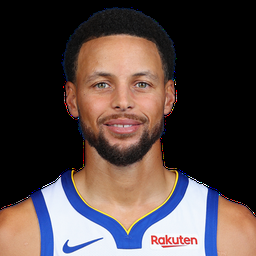
#> input picture Sem-5/FCV/steph.png, 256 x 256 px, shrunk from 400 x 400 before the run, given in place of steph.jpg, which was not available
$ jupyter execute --allow-errors cvlabfull.ipynb
#> lines starting #> are read from the running program, lines starting #| are printed output that depends on the picture; after the words box and inside, x2 and y2 are one past the last pixel; in counts of white or black regions, pixels touching at a corner belong together; pictures that were not available may be replaced by others from this repository, and a replacement may not be noted
[cell 1]
# This Python 3 environment comes with many helpful analytics libraries installed
# It is defined by the kaggle/python Docker image: https://github.com/kaggle/docker-python
# For example, here's several helpful packages to load

import numpy as np # linear algebra
import pandas as pd # data processing, CSV file I/O (e.g. pd.read_csv)

# Input data files are available in the read-only "../input/" directory
# For example, running this (by clicking run or pressing Shift+Enter) will list all files under the input directory

import os
for dirname, _, filenames in os.walk('/kaggle/input'):
    for filename in filenames:
        print(os.path.join(dirname, filename))

# You can write up to 20GB to the current directory (/kaggle/working/) that gets preserved as output when you create a version using "Save & Run All"
# You can also write temporary files to /kaggle/temp/, but they won't be saved outside of the current session

[cell 2]
import cv2
import matplotlib.pyplot as plt

[cell 3]
img=cv2.imread("/kaggle/input/stephc/steph.jpg",0)
#> img: shape (256, 256); min 0, max 255, mean 71.2
h,w=img.shape
#> h = 256; w = 256

center=(w//2,h//2)
#> center = (128, 128)
m=cv2.getRotationMatrix2D(center,45,1)
rot=cv2.warpAffine(img,m,(h,w))
plt.imshow(rot,cmap="gray")
plt.axis("off")
plt.show()

[cell 4]
import cv2
import numpy as np
import matplotlib.pyplot as plt

# Read grayscale image
img = cv2.imread("steph.png", 0)
r, c = img.shape
#> r = 256; c = 256

# Step 1: Compute histogram
hist = [0]*256
for i in range(r):
    for j in range(c):
        hist[img[i,j]] += 1

# Step 2: Compute CDF
cdf = [0]*256
cdf[0] = hist[0]
for i in range(1,256):
    cdf[i] = cdf[i-1] + hist[i]
#> after the loop, cdf = 256 values from 31583 to 65536
print(cdf[-1])
#| 65536

# Step 3: Normalize CDF to 0-(L-1)
L = 256  # number of intensity levels
cdf_min = min(x for x in cdf if x > 0)
#> cdf_min = 31583
print(cdf_min)
#| 31583
cdf_norm = [round((c - cdf_min)/(cdf[-1] - cdf_min) * (L-1)) for c in cdf]
#> cdf_norm = 256 values from 0 to 255
print(cdf_norm)
#> (printed output is left out)

# Step 4: Map original pixels using normalized CDF
eq = np.zeros_like(img, dtype=np.uint8)
for i in range(r):
    for j in range(c):
        eq[i,j] = cdf_norm[img[i,j]]

# Step 5: Display
plt.imshow(img, cmap="gray")
plt.show()
plt.imshow(eq, cmap="gray")
plt.axis("off")
plt.show()

[cell 5]
img=cv2.resize(img,(256,256))

[cell 6]
import cv2
import numpy as np
import matplotlib.pyplot as plt

# Read input and reference images (grayscale)
input_img = cv2.imread("/kaggle/input/stephc/steph.jpg", 0)
ref_img = cv2.imread("/kaggle/input/reference.jpg", 0)
r, c = input_img.shape

# ----------------------
# Step 1: Compute histograms
# ----------------------
hist_input = [0]*256
hist_ref = [0]*256

for i in range(r):
    for j in range(c):
        hist_input[input_img[i,j]] += 1
#> (the rest of this cell did not finish here and is left out)

[cell 7]
import cv2
import numpy as np
import matplotlib.pyplot as plt

# Read grayscale image
img = cv2.imread("/kaggle/input/stephc/steph.jpg", 0).astype(np.float32)
#> img: shape (256, 256) float32; min 0, max 255, mean 71.2

# Step 1: Apply simple box blur (3x3)
kernel = np.ones((3,3), dtype=np.float32) / 9
blurred = np.zeros_like(img)
r, c = img.shape

# Manual convolution
pad = 1
padded = np.pad(img, ((pad,pad),(pad,pad)), mode='constant')
for i in range(r):
    for j in range(c):
        region = padded[i:i+3, j:j+3]
        blurred[i,j] = np.sum(region * kernel)

# Step 2: Unsharp mask
alpha = 1.5
sharpened = img + alpha * (img - blurred)
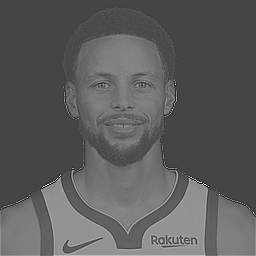
#> sharpened: shape (256, 256) float32; min -215.2, max 578.2, mean 71.7; drawn with min black and max white
sharpened = np.clip(sharpened, 0, 255).astype(np.uint8)

# Display
plt.figure(figsize=(12,5))
plt.subplot(1,2,1); plt.imshow(img, cmap='gray'); plt.title("Original"); plt.axis('off')
plt.subplot(1,2,2); plt.imshow(sharpened, cmap='gray'); plt.title("Sharpened"); plt.axis('off')
plt.show()

[cell 8]
s_x=np.array([[-1,0,1],[-2,0,2],[-1,0,1]])
sobel_y = np.array([[-1,-2,-1],[0,0,0],[1,2,1]])

g_x=np.zeros_like(img)
g_y=np.zeros_like(img)
mag=np.zeros_like(img)

pad=np.pad(img,((1,1),(1,1)),mode='constant')
r,c=img.shape
for i in range(r):
    for j in range(c):
        region=pad[i:i+3,j:j+3]
        g_x[i,j]=np.sum(region*s_x)
        g_y[i,j]=np.sum(region*sobel_y)
        mag[i,j]=np.sqrt(g_x[i,j]**2+g_y[i,j]**2)
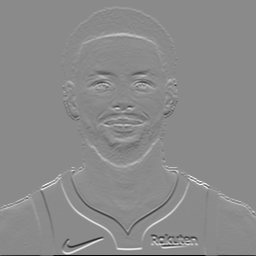
#> g_y: shape (256, 256) float32; min -1012, max 851, mean 3.2; drawn with min black and max white
mag=np.clip(mag,0,255).astype(np.uint8)

plt.imshow(mag,cmap="gray")
plt.show()

[cell 9]
import cv2
import numpy as np
import matplotlib.pyplot as plt

# -----------------------------
# Step 0: Read the image
# -----------------------------
img = cv2.imread("/kaggle/input/stephc/steph.jpg", 0).astype(np.float32)
r, c = img.shape

# -----------------------------
# Step 1: Gaussian smoothing (3x3)
# -----------------------------
kernel_gauss = np.array([[1,2,1],
                         [2,4,2],
                         [1,2,1]], dtype=np.float32)/16

def convolve(img, kernel):
    k = kernel.shape[0]//2
    padded = np.pad(img, ((k,k),(k,k)), mode='constant')
    out = np.zeros_like(img)
    for i in range(img.shape[0]):
        for j in range(img.shape[1]):
            region = padded[i:i+kernel.shape[0], j:j+kernel.shape[1]]
            out[i,j] = np.sum(region * kernel)
    return out

smoothed = convolve(img, kernel_gauss)

# -----------------------------
# Step 2: Compute gradients (Sobel)
# -----------------------------
sobel_x = np.array([[-1,0,1],
                    [-2,0,2],
                    [-1,0,1]], dtype=np.float32)
sobel_y = np.array([[-1,-2,-1],
                    [0,0,0],
                    [1,2,1]], dtype=np.float32)

grad_x = convolve(smoothed, sobel_x)
grad_y = convolve(smoothed, sobel_y)
#> after the loop in convolve (call 3), `for i in range(img.shape[0]):`:
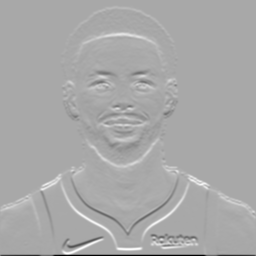
#> out: shape (256, 256) float32; min -976, max 501.9, mean 2.4; drawn with min black and max white

mag = np.sqrt(grad_x**2 + grad_y**2)
theta = np.arctan2(grad_y, grad_x) * (180/np.pi)
theta[theta < 0] += 180  # convert negative angles to positive

# -----------------------------
# Step 3: Non-maximum suppression
# -----------------------------
nms = np.zeros_like(mag)
for i in range(1,r-1):
    for j in range(1,c-1):
        angle = theta[i,j]
        q = 255
        r1 = 255
        # 0 degrees
        if (0 <= angle < 22.5) or (157.5 <= angle <= 180):
            q = mag[i, j+1]
            r1 = mag[i, j-1]
        # 45 degrees
        elif 22.5 <= angle < 67.5:
            q = mag[i+1, j-1]
            r1 = mag[i-1, j+1]
        # 90 degrees
        elif 67.5 <= angle < 112.5:
            q = mag[i+1, j]
            r1 = mag[i-1, j]
        # 135 degrees
        elif 112.5 <= angle < 157.5:
            q = mag[i-1, j-1]
            r1 = mag[i+1, j+1]
        if mag[i,j] >= q and mag[i,j] >= r1:
            nms[i,j] = mag[i,j]
        else:
            nms[i,j] = 0

# -----------------------------
# Step 4: Double thresholding
# -----------------------------
high = 100
low = 50
canny_edges = np.zeros_like(nms)
strong = 255
weak = 75

canny_edges[nms >= high] = strong
canny_edges[(nms >= low) & (nms < high)] = weak

# -----------------------------
# Step 5: Display the result
# -----------------------------
plt.figure(figsize=(10,6))
plt.imshow(canny_edges, cmap='gray')
plt.title("Canny Edge Detection (Simplified)")
plt.axis('off')
plt.show()
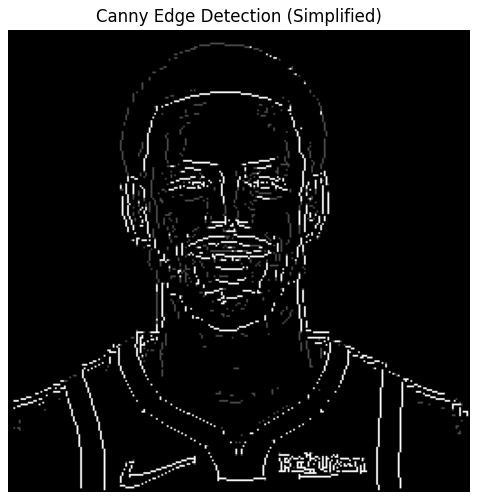
#> figure drawn by matplotlib, 1 panel

[cell 10]
binary=np.zeros_like(img)
threshold=127
r,c=img.shape
for i in range(r):
    for j in range(c):
        if img[i,j]>=threshold:
            binary[i,j]=255
        else:
            binary[i,j]=0
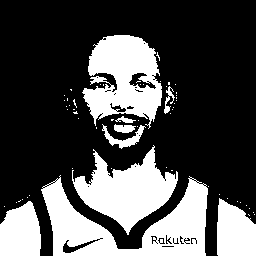
#> binary: shape (256, 256) float32; 30.3% white; 62 white regions (53 under 20 px), largest, box (x1, y1, x2, y2) and area: (41, 175, 208, 256) 6164, (82, 35, 162, 129) 4753, (72, 145, 178, 235) 4512
plt.imshow(binary)
plt.show()

[cell 11]
import cv2
import numpy as np
import matplotlib.pyplot as plt
import math

# read grayscale image
img = cv2.imread("/kaggle/input/stephc/steph.jpg",0)

# ---- CHANGE: use Canny edges instead of using a binary image ----
edges = cv2.Canny(img, 100, 200)   # low_thresh=100, high_thresh=200
#> edges: shape (256, 256); 5.3% white in thin lines or dots

r, c = edges.shape

# Accumulator dimensions
theta_max = 180
diag_len = int(np.ceil(np.sqrt(r**2 + c**2)))           # max possible |rho|
#> diag_len = 363
accumulator = np.zeros((2*diag_len, theta_max), dtype=np.uint64)

for i in range(r):
    for j in range(c):
        if edges[i, j] > 0:                             # only vote for edge pixels
            for theta in range(theta_max):
                theta_rad = math.radians(theta)
                rho = int(j * math.cos(theta_rad) + i * math.sin(theta_rad)) + diag_len
                accumulator[rho, theta] += 1
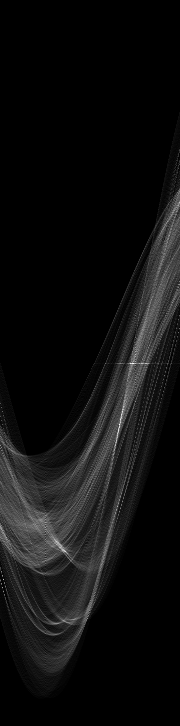
#> accumulator: shape (726, 180) uint64; min 0, max 82, mean 4.8; drawn with min black and max white

# Find peaks (simple thresholding on votes)
threshold = 100
rhos, thetas = np.where(accumulator > threshold)
#> rhos = empty array; thetas = empty array

# Draw detected lines on a color copy of the image
line_img = cv2.cvtColor(img, cv2.COLOR_GRAY2BGR)
for rho, theta in zip(rhos, thetas):
    theta_rad = math.radians(theta)
    a = math.cos(theta_rad)
    b = math.sin(theta_rad)

    # convert back from accumulator index to actual rho:
    # note: during voting we did "+ diag_len", so subtract it here by factoring:
    x0 = a * rho - diag_len * a
    y0 = b * rho - diag_len * b

    # pick two far-away points on the line for drawing
    x1 = int(x0 + 1000 * (-b))
    y1 = int(y0 + 1000 * (a))
    x2 = int(x0 - 1000 * (-b))
    y2 = int(y0 - 1000 * (a))

    cv2.line(line_img, (x1, y1), (x2, y2), (0, 0, 255), 1)
#> this loop made 0 passes

# display (convert BGR->RGB for matplotlib)
plt.imshow(cv2.cvtColor(line_img, cv2.COLOR_BGR2RGB))
plt.title("Hough Lines (from Canny)")
plt.axis('off')
plt.show()

[cell 12]
# FAST: manual implementation
def fast_detector(img, threshold=40, n=12):
#> called with threshold = 40, n = 12
    r, c = img.shape
#> r = 256
    corners = []

    # Circle of 16 points (radius = 3)
    circle = [(0,3),(1,3),(2,2),(3,1),(3,0),(3,-1),(2,-2),(1,-3),
              (0,-3),(-1,-3),(-2,-2),(-3,-1),(-3,0),(-3,1),(-2,2),(-1,3)]

    for i in range(3, r-3):
        for j in range(3, c-3):
            Ip = img[i,j]
            bright = dark = 0
            for dx,dy in circle:
                if img[i+dy, j+dx] >= Ip + threshold:
                    bright += 1
                    dark = 0
                elif img[i+dy, j+dx] <= Ip - threshold:
                    dark += 1
                    bright = 0
                else:
                    bright = dark = 0
                if bright >= n or dark >= n:
                    corners.append((j,i))
                    break
#> after the loop, corners = 85 pairs, first value 4 to 249, second value 29 to 242
    return corners

# Run FAST
fast_pts = fast_detector(img)
#> fast_pts has the same summary as corners in fast_detector

# Draw results
out2 = cv2.cvtColor(img, cv2.COLOR_GRAY2BGR)
for x,y in fast_pts:
    cv2.circle(out2, (x,y), 2, (0,255,0))
#> this loop made 85 passes
#> (x, y) on passes 1 to 12: (163, 29), (169, 82), (102, 83), (169, 83), (175, 84), (106, 85), (107, 85), (149, 85), (106, 86), (107, 86), (117, 107), (118, 107)
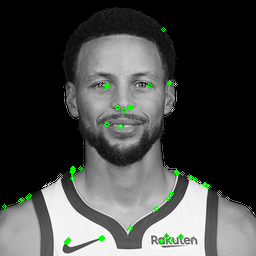
#> out2: shape (256, 256, 3); mean B, G, R 70.2, 72.6, 70.2

plt.imshow(out2)
plt.title("FAST Corners")
plt.axis("off")
plt.show()

[cell 13]
import cv2
import numpy as np
import matplotlib.pyplot as plt

# -----------------------------
# 1. Read grayscale image
# -----------------------------
img = cv2.imread("/kaggle/input/stephc/steph.jpg", 0)
r, c = img.shape

# Pad image (1 pixel for Sobel)
padded = np.pad(img, ((1,1),(1,1)), mode='constant')

# -----------------------------
# 2. Define Sobel filters
# -----------------------------
sobel_x = np.array([[-1, 0, 1],
                    [-2, 0, 2],
                    [-1, 0, 1]])

sobel_y = np.array([[-1,-2,-1],
                    [ 0, 0, 0],
                    [ 1, 2, 1]])

# -----------------------------
# 3. Compute image gradients manually
# -----------------------------
Ix = np.zeros_like(img, dtype=np.float64)
Iy = np.zeros_like(img, dtype=np.float64)

for i in range(r):
    for j in range(c):
        region = padded[i:i+3, j:j+3]
        Ix[i,j] = np.sum(region * sobel_x)
        Iy[i,j] = np.sum(region * sobel_y)

# -----------------------------
# 4. Gradient products
# -----------------------------
Ix2 = Ix * Ix
Iy2 = Iy * Iy
Ixy = Ix * Iy

# -----------------------------
# 5. Manual Gaussian blur (3x3 kernel)
# -----------------------------
gaussian_kernel = np.array([[1, 2, 1],
                            [2, 4, 2],
                            [1, 2, 1]], dtype=np.float64) / 16

def manual_gaussian_blur(img, kernel):
    pad_size = kernel.shape[0] // 2
    padded_img = np.pad(img, ((pad_size, pad_size),(pad_size, pad_size)), mode='constant')
    blurred = np.zeros_like(img)
    for i in range(img.shape[0]):
        for j in range(img.shape[1]):
            region = padded_img[i:i+kernel.shape[0], j:j+kernel.shape[1]]
            blurred[i,j] = np.sum(region * kernel)
    return blurred

Sx2 = manual_gaussian_blur(Ix2, gaussian_kernel)
Sy2 = manual_gaussian_blur(Iy2, gaussian_kernel)
#> in manual_gaussian_blur (call 2), `padded_img = np.pad(img, ((pad_size, pad_size),(pad_size, pad_size)), ..`:
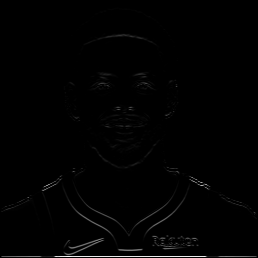
#> padded_img: shape (258, 258) float64; min 0, max 1024144, mean 8111.4; drawn with min black and max white
Sxy = manual_gaussian_blur(Ixy, gaussian_kernel)

# -----------------------------
# 6. Compute corners using 3x3 neighborhood + min eigenvalue
# -----------------------------
corners = []
threshold = 1e5  # adjust as needed

for i in range(1, r-1):
    for j in range(1, c-1):
        # Sum over 3x3 neighborhood
        Sx2_sum = np.sum(Sx2[i-1:i+2, j-1:j+2])
        Sy2_sum = np.sum(Sy2[i-1:i+2, j-1:j+2])
        Sxy_sum = np.sum(Sxy[i-1:i+2, j-1:j+2])

        # Structure tensor M
        M = np.array([[Sx2_sum, Sxy_sum],
                      [Sxy_sum, Sy2_sum]])

        # Minimum eigenvalue
        eigvals = np.linalg.eigvals(M)
        if np.min(eigvals) > threshold:
            corners.append((j,i))
#> after the loop, corners = 1170 pairs, first value 1 to 254, second value 80 to 254

# -----------------------------
# 7. Visualization
# -----------------------------
out = cv2.cvtColor(img, cv2.COLOR_GRAY2BGR)
for x,y in corners:
    cv2.circle(out, (x,y), 2, (0,0,255), -1)
#> this loop made 1170 passes
#> (x, y) on passes 1 to 3: (173, 80), (174, 80), (172, 81)
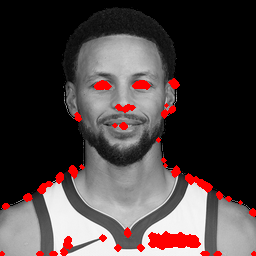
#> out: shape (256, 256, 3); mean B, G, R 65.8, 65.8, 76.6

plt.imshow(out)
plt.title("Manual Harris Corners (Min Eigenvalue + Gaussian + 3x3)")
plt.axis("off")
plt.show()

[cell 14]
img=cv2.imread("/kaggle/input/stephc/steph.jpg")
#> img is the input picture: shape (256, 256, 3); mean B, G, R 66.4, 67.6, 80.8
hsv=cv2.cvtColor(img,cv2.COLOR_BGR2HSV)
#> hsv: shape (256, 256, 3); mean H, S, V 24.1, 52.8, 91.6
l=np.array([0,120,70])
u=np.array([10,255,255])
mask=cv2.inRange(hsv,l,u)
#> mask: shape (256, 256); 4.9% white; 193 white regions (175 under 20 px), largest, box (x1, y1, x2, y2) and area: (64, 73, 147, 139) 1159, (147, 74, 177, 135) 416, (99, 74, 121, 112) 237
res=cv2.bitwise_and(img,img,mask=mask)

plt.imshow(res,cmap="gray")
plt.show()

[cell 15]
import numpy as np
import matplotlib.pyplot as plt
from matplotlib.image import imread

# ---- Step 1: Read image ----
img = imread("/kaggle/input/stephc/steph.jpg")   # shape (h,w,3)
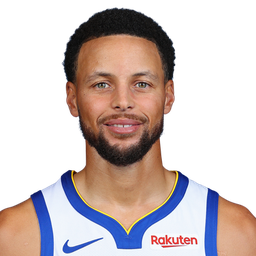
#> img: shape (256, 256, 4) float32; mean R, G, B, A 0.317, 0.265, 0.26, 0.506; transparent parts drawn white
#> (the rest of this cell did not finish here and is left out)

[cell 16]
import cv2
import numpy as np
import matplotlib.pyplot as plt
import math

# Read image
img = cv2.imread("/kaggle/input/stephc/steph.jpg", 0)
r, c = img.shape

# Step 1: Detect edges (use your canny_edges from before)
edges = cv2.Canny(img, 100, 200)  # or replace with your manual Canny output

# Step 2: Hough circle accumulator
max_radius = min(r, c) // 4   # limit radius size
acc = np.zeros((r, c, max_radius), dtype=np.uint64)

for y in range(r):
    for x in range(c):
        if edges[y, x] > 0:  # edge pixel
            for radius in range(15, max_radius, 2):  # loop over possible radii
                for angle in range(0, 360, 5):      # loop over circle angles
                    t = math.radians(angle)
                    a = int(x - radius * math.cos(t))
                    b = int(y - radius * math.sin(t))
                    if 0 <= a < c and 0 <= b < r:
                        acc[b, a, radius] += 1

# Step 3: Find peaks in accumulator
threshold = 100
circles = np.argwhere(acc > threshold)  # (y, x, radius)
#> circles = empty array

# Step 4: Draw circles
res = cv2.cvtColor(img, cv2.COLOR_GRAY2BGR)
for y, x, radius in circles:
    cv2.circle(res, (x, y), radius, (0, 255, 0), 2)

plt.figure(figsize=(10,6))
plt.imshow(res)
plt.title("Hough Circle Detection (Blobs)")
plt.axis('off')
plt.show()
